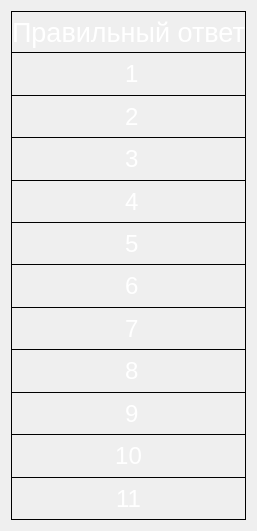
  <widget class="QWidget" name="verticalLayoutWidget_2">
   <property name="geometry">
    <rect>
     <x>410</x>
     <y>180</y>
     <width>251</width>
     <height>531</height>
    </rect>
   </property>
   <layout class="QVBoxLayout" name="vl_3">
    <property name="spacing">
     <number>0</number>
    </property>
    <item>
     <widget class="QLabel" name="prav_otv">
      <property name="font">
       <font>
        <pointsize>20</pointsize>
        <weight>50</weight>
        <bold>false</bold>
       </font>
      </property>
      <property name="styleSheet">
       <string notr="true">color:#ffffff;
border-style: solid; 
border-width: 1px;
border-color: black;</string>
      </property>
      <property name="inputMethodHints">
       <set>Qt::ImhNone</set>
      </property>
      <property name="text">
       <string>Правильный ответ</string>
      </property>
      <property name="alignment">
       <set>Qt::AlignCenter</set>
      </property>
     </widget>
    </item>
    <item>
     <widget class="QLabel" name="ans_1">
      <property name="font">
       <font>
        <pointsize>18</pointsize>
        <weight>50</weight>
        <bold>false</bold>
       </font>
      </property>
      <property name="styleSheet">
       <string notr="true">color:#ffffff;
border-style: solid; 
border-color: black;
border-top-width: 0px;
border-right-width: 1px;
border-bottom-width: 1px;
border-left-width: 1px;</string>
      </property>
      <property name="text">
       <string> 1</string>
      </property>
      <property name="alignment">
       <set>Qt::AlignCenter</set>
      </property>
     </widget>
    </item>
    <item>
     <widget class="QLabel" name="ans_2">
      <property name="font">
       <font>
        <pointsize>18</pointsize>
        <weight>50</weight>
        <bold>false</bold>
       </font>
      </property>
      <property name="styleSheet">
       <string notr="true">color:#ffffff;
border-style: solid; 
border-color: black;
border-top-width: 0px;
border-right-width: 1px;
border-bottom-width: 1px;
border-left-width: 1px;</string>
      </property>
      <property name="text">
       <string> 2</string>
      </property>
      <property name="alignment">
       <set>Qt::AlignCenter</set>
      </property>
     </widget>
    </item>
    <item>
     <widget class="QLabel" name="ans_3">
      <property name="font">
       <font>
        <pointsize>18</pointsize>
        <weight>50</weight>
        <bold>false</bold>
       </font>
      </property>
      <property name="styleSheet">
       <string notr="true">color:#ffffff;
border-style: solid; 
border-color: black;
border-top-width: 0px;
border-right-width: 1px;
border-bottom-width: 1px;
border-left-width: 1px;</string>
      </property>
      <property name="text">
       <string> 3</string>
      </property>
      <property name="alignment">
       <set>Qt::AlignCenter</set>
      </property>
     </widget>
    </item>
    <item>
     <widget class="QLabel" name="ans_4">
      <property name="font">
       <font>
        <pointsize>18</pointsize>
        <weight>50</weight>
        <bold>false</bold>
       </font>
      </property>
      <property name="styleSheet">
       <string notr="true">color:#ffffff;
border-style: solid; 
border-color: black;
border-top-width: 0px;
border-right-width: 1px;
border-bottom-width: 1px;
border-left-width: 1px;</string>
      </property>
      <property name="text">
       <string> 4</string>
      </property>
      <property name="alignment">
       <set>Qt::AlignCenter</set>
      </property>
     </widget>
    </item>
    <item>
     <widget class="QLabel" name="ans_5">
      <property name="font">
       <font>
        <pointsize>18</pointsize>
        <weight>50</weight>
        <bold>false</bold>
       </font>
      </property>
      <property name="styleSheet">
       <string notr="true">color:#ffffff;
border-style: solid; 
border-color: black;
border-top-width: 0px;
border-right-width: 1px;
border-bottom-width: 1px;
border-left-width: 1px;</string>
      </property>
      <property name="text">
       <string> 5</string>
      </property>
      <property name="alignment">
       <set>Qt::AlignCenter</set>
      </property>
     </widget>
    </item>
    <item>
     <widget class="QLabel" name="ans_6">
      <property name="font">
       <font>
        <pointsize>18</pointsize>
        <weight>50</weight>
        <bold>false</bold>
       </font>
      </property>
      <property name="styleSheet">
       <string notr="true">color:#ffffff;
border-style: solid; 
border-color: black;
border-top-width: 0px;
border-right-width: 1px;
border-bottom-width: 1px;
border-left-width: 1px;</string>
      </property>
      <property name="text">
       <string> 6</string>
      </property>
      <property name="alignment">
       <set>Qt::AlignCenter</set>
      </property>
     </widget>
    </item>
    <item>
     <widget class="QLabel" name="ans_7">
      <property name="font">
       <font>
        <pointsize>18</pointsize>
        <weight>50</weight>
        <bold>false</bold>
       </font>
      </property>
      <property name="styleSheet">
       <string notr="true">color:#ffffff;
border-style: solid; 
border-color: black;
border-top-width: 0px;
border-right-width: 1px;
border-bottom-width: 1px;
border-left-width: 1px;</string>
      </property>
      <property name="text">
       <string> 7</string>
      </property>
      <property name="alignment">
       <set>Qt::AlignCenter</set>
      </property>
     </widget>
    </item>
    <item>
     <widget class="QLabel" name="ans_8">
      <property name="font">
       <font>
        <pointsize>18</pointsize>
        <weight>50</weight>
        <bold>false</bold>
       </font>
      </property>
      <property name="styleSheet">
       <string notr="true">color:#ffffff;
border-style: solid; 
border-color: black;
border-top-width: 0px;
border-right-width: 1px;
border-bottom-width: 1px;
border-left-width: 1px;</string>
      </property>
      <property name="text">
       <string> 8</string>
      </property>
      <property name="alignment">
       <set>Qt::AlignCenter</set>
      </property>
     </widget>
    </item>
    <item>
     <widget class="QLabel" name="ans_9">
      <property name="font">
       <font>
        <pointsize>18</pointsize>
        <weight>50</weight>
        <bold>false</bold>
       </font>
      </property>
      <property name="styleSheet">
       <string notr="true">color:#ffffff;
border-style: solid; 
border-color: black;
border-top-width: 0px;
border-right-width: 1px;
border-bottom-width: 1px;
border-left-width: 1px;</string>
      </property>
      <property name="text">
       <string> 9</string>
      </property>
      <property name="alignment">
       <set>Qt::AlignCenter</set>
      </property>
     </widget>
    </item>
    <item>
     <widget class="QLabel" name="ans_10">
      <property name="font">
       <font>
        <pointsize>18</pointsize>
        <weight>50</weight>
        <bold>false</bold>
       </font>
      </property>
      <property name="styleSheet">
       <string notr="true">color:#ffffff;
border-style: solid; 
border-color: black;
border-top-width: 0px;
border-right-width: 1px;
border-bottom-width: 1px;
border-left-width: 1px;</string>
      </property>
      <property name="text">
       <string>10</string>
      </property>
      <property name="alignment">
       <set>Qt::AlignCenter</set>
      </property>
     </widget>
    </item>
    <item>
     <widget class="QLabel" name="ans_11">
      <property name="font">
       <font>
        <pointsize>18</pointsize>
        <weight>50</weight>
        <bold>false</bold>
       </font>
      </property>
      <property name="styleSheet">
       <string notr="true">color:#ffffff;
border-style: solid; 
border-color: black;
border-top-width: 0px;
border-right-width: 1px;
border-bottom-width: 1px;
border-left-width: 1px;</string>
      </property>
      <property name="text">
       <string>11</string>
      </property>
      <property name="alignment">
       <set>Qt::AlignCenter</set>
      </property>
     </widget>
    </item>
   </layout>
  </widget>
